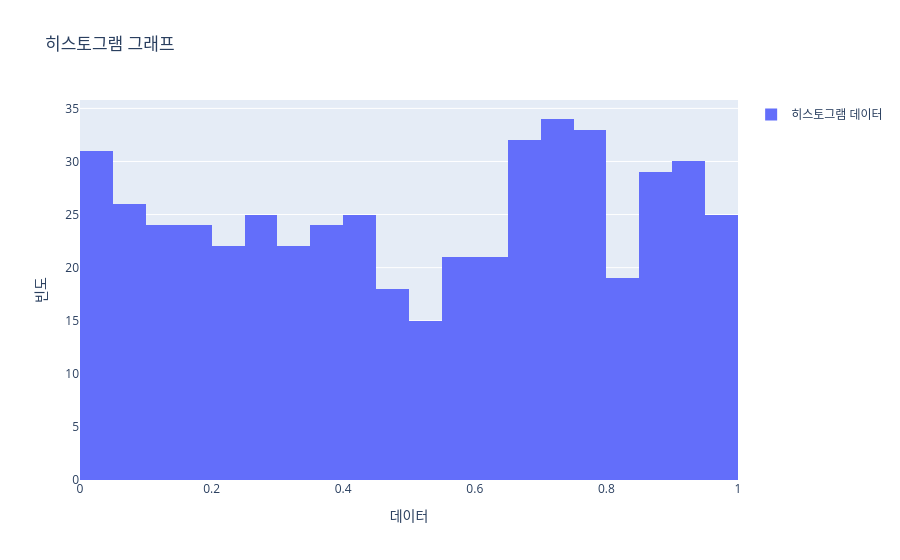

Write notebook code for a chart like this one.
### Code cell
import plotly.graph_objects as go
import numpy as np

data = np.random.rand(500) #0~1사이의 실수자료형태의 난수값을 500개 생성

fig = go.Figure()

fig.add_trace(
    go.Histogram(
        x=data,
        nbinsx= 30,
        name="히스토그램 데이터",
        showlegend=True
    )
)

fig.update_layout(
    title="히스토그램 그래프",
    xaxis_title="데이터",
    yaxis_title="빈도"
    )

fig.show()

### Figure 1 — Plotly figure (JSON) as saved in the notebook; plotly's stock layout.template omitted (floating-point values rounded to 4 significant figures; data arrays with more than 128 entries replaced by an {"elided": "..."} marker saying what was removed)
{"data": [{"name": "히스토그램 데이터", "nbinsx": 30, "showlegend": true, "type": "histogram", "x": {"elided": "500 float values"}}], "layout": {"title": {"text": "히스토그램 그래프"}, "xaxis": {"title": {"text": "데이터"}}, "yaxis": {"title": {"text": "빈도"}}}}
